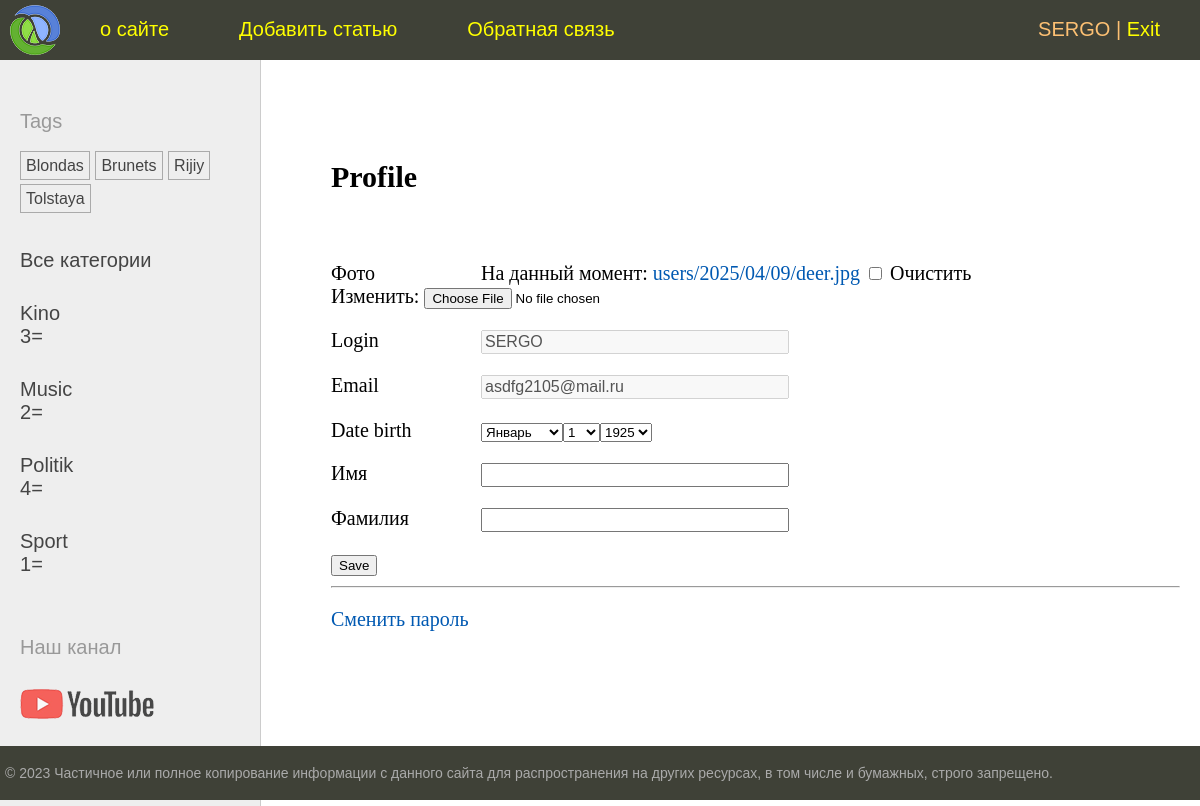
/profile/ (signed in), run on the app's committed database.
### users/models.py (models this page shows)
class User(AbstractUser):
    photo=models.ImageField(upload_to="users/%Y/%m/%d",
                blank=True,null=True,verbose_name="Фото")
    date_birth=models.DateTimeField(blank=True,
                null=True,verbose_name="Дата рождения")

### women/models.py (models this page shows, shortened)
class TagPost(models.Model):
    tag=models.CharField(max_length=100, db_index=True)
    slug=models.SlugField(max_length=100, db_index=True, unique=True)
    def get_absolute_url(self):
        return reverse('women:tag', kwargs={'tag_slug':self.slug})

class Category(models.Model):
    name=models.CharField(max_length=100, db_index=True, verbose_name='Название')
    slug=models.SlugField(max_length=100, unique=True, db_index=True)
    class Meta:
        verbose_name='Категорию'
        verbose_name_plural='Категории'
    def get_absolute_url(self):
        return reverse('women:show_category', kwargs={'cat_slug':self.slug})

### users/views.py (the view, shortened to what this page needs)
# urls.py: path("profile/", views.ProfileUser.as_view(), name="profile"),
class ProfileUser(
    LoginRequiredMixin, UpdateView
):  # LoginRequiredMixin-доступ к профилю у авторизованных
    model = get_user_model()
    form_class = ProfileUserForm
    template_name = "users/profile.html"
    extra_context = {
        "title": "Профиль пользователя",
        "default_image":settings.DEFAULT_USER_IMAGE,
        }
    def get_object(self, queryset=None):
        return self.request.user

### users/forms.py
class ProfileUserForm(forms.ModelForm):
    username=forms.CharField(disabled=True,label="Login",widget=forms.TextInput(attrs={'class':'form-input'}))
    email=forms.CharField(disabled=True,label="Email",widget=forms.TextInput(attrs={'class':'form-input'}))
    this_year=datetime.date.today().year
    date_birth=forms.DateField(widget=forms.SelectDateWidget(years=tuple(range(this_year-100, this_year-5))))
    class Meta:
        model = get_user_model()
        fields=['photo','username','email','date_birth','first_name','last_name']
        labels={
            'first_name':'Имя',
            'last_name':'Фамилия',
        }
        widgets={
            'first_name':forms.TextInput(attrs={'class':'form-input'}),
            'last_name':forms.TextInput(attrs={'class':'form-input'}),
        }

### users/context_processors.py (called while the page is built)
def get_women_context(request):
    return {'mainmenu':menu2}

### women/templatetags/women_tags.py (called while the page is built)
@register.inclusion_tag("women/list_categories.html")
def show_categories(cat_selected=0):
    cats=Category.objects.annotate(total=Count('posts')).filter(total__gt=0)
    return {"cats":cats, "cat_selected":cat_selected}

@register.inclusion_tag("women/list_tags.html")
def show_all_tags():
    return {"tags":TagPost.objects.annotate(total=Count("tags")).filter(total__gt=0)}

### users/templates/users/profile.html (shortened to what this page needs)
{% extends "base.html" %}
{% block content %}
    <h2>Profile</h2>
    <form action=""method="post"enctype="multipart/form-data">
        {% if user.photo %}
            <p><img src="{{user.photo.url}}" alt=""></p>
        {% else %}
            {%comment%}<p><img src="/media/users/default.jpg" alt=""></p>{%endcomment%}
            <p><img src="{{default_image}}" alt=""></p>
        {% endif %}
        <form action=""method='post'enctype="multipart/form-data">
            {% for f in form %}
            <p><label for="{{f.id_for_label}}"class='form-label'>{{f.label}}</label>{{f}}</p>
            {% endfor %}
            <button type='submit'>Save</button>
        </form>
    </form>
    <hr>
    <p><a href="{% url 'users:password_change' %}">Сменить пароль</a></p>
{% endblock %}

### templates/base.html (shortened to what this page needs)
{% load static %}
{% load women_tags %}
<!DOCTYPE html>
<html lang="en">
<head>
    <link type="text/css"rel="stylesheet" href="{% static 'women/css/styles.css' %}">
</head>
<body>
    <table class="table-page" border=0 cellpadding="0" cellspacing="0">
    <tr><td valign=top>
    {% block mainmenu %}
        <div class="header">
            <ul id="mainmenu" class="mainmenu">
                <li class="logo"><a href="{% url 'women:index' %}"><div class="logo"></div></a></li>
                {% for m in mainmenu %}
                        <li><a href="{% url m.url_name %}"style="color:yellow">{{m.title}}</a></li>
                {% endfor %}
                {% if user.is_authenticated %}
                    <li class='last'><a href="{% url 'users:profile' %}">{{user.username}}</a> | <a href="{% url 'users:logout_user' %}"style="color:yellow">Exit</a></li>
                {% else %}
                    <li class='last'><a href="{% url 'users:login_user' %}"style="color:yellow">Войти</a> | <a href="{% url 'users:register' %}">Registration</a></li>
                {% endif %}
            </ul>
        </div>
    {% endblock mainmenu %}
    <table class="table-content" border=0 cellpadding="0" cellspacing="0">
    <tr>
        <td valign="top" class="left-chapters">
        <ul id="leftchapters">
            <li>{% show_all_tags %}</li>
            {% if cat_selected == 0 %}
            <li class="selected">Все категории</li>
            {% else %}
            <li><a href="{% url 'women:index' %}">Все категории</a></li>
            {% endif %}
            {% show_categories cat_selected %}
            <li class="share">
            <p>Наш канал</p>
            <a class="share-yt" href="https://www.youtube.com/channel/UClJzWfGWuGJL2t-3dYKcHTA/playlists" target="_blank" rel="nofollow"></a>
            </li>
        </ul>
    </td>
    <td valign="top" class="content">
        <div class="content-text">
    {% block content %}
    {% endblock %}
        </div>
    </td></tr></table>
    </td></tr>
    <tr><td valign=top>
        <div id="footer">
            <p>&copy; 2023 Частичное или полное копирование информации с данного сайта для распространения на других ресурсах, в том числе и бумажных, строго запрещено.</p>
        </div>
    </td></tr></table>
    </body>
    </html>

### women/templates/women/list_tags.html
{% if tags %}
    <p>Tags</p>
    <ul class='tags-list'>
        {% for t in tags %}
            <li><a href="{{t.get_absolute_url}}">{{t.tag}}</a></li>
        {% endfor %}
    </ul>
{% endif %}

### women/templates/women/list_categories.html (shortened to what this page needs)
{% for cat in cats %}
    {% if cat.id == cat_selected %}
        {{cat.id}}={{cat_selected}}
        <li class="selected">LIST: {{cat.name}}</li>
    {% else %}
        <li><a href="{{cat.get_absolute_url}}">{{cat.name}}</a></li>
        {{cat.id}}={{cat_selected}}
    {% endif %}
{% endfor %}

### women/static/women/css/styles.css (style rules this page uses)
html, body { font-family: 'Arial'; margin: 0; padding: 0; height: 100%; width: 100%; color: #444; }
a { color: #0059b2; text-decoration: none; }
.table-page { width: 100%; height: 100%; vertical-align: top; }
.table-page tr { height: 100%; }
.header { background: #3F4137; height: 60px; }
.logo { background: url('../images/logo.png') no-repeat 10px 5px; width: 70px; height: 60px; }
ul.mainmenu { list-style: none; margin: 0; padding: 0; height: 60px; color: #fdc073; font-size: 20px; overflow: hidden; }
ul.mainmenu li { float: left; margin: 18px 40px 0 30px; }
ul.mainmenu li.logo { margin: 0; }
ul.mainmenu li.last { float: right; }
ul.mainmenu li a { color: #fdc073; text-decoration: none; }
.table-content { width: 100%; min-height: 100%; height: 100%; }
.left-chapters { margin: 0; background: #eee; border-right: 1px solid #ccc; }
.left-chapters ul { width: 230px; margin: 0; padding: 20px 10px 10px 20px; list-style: none; font-size: 20px; }
.left-chapters ul li { margin: 30px 0 0 0; color: #999; }
.left-chapters ul li a { color: #444; text-decoration: none; }
.left-chapters ul li.share { margin: 60px 0 0 0; }
.left-chapters ul li.share p { margin: 30px 0 30px 0; }
.left-chapters ul li.share a { display: inline-block; width: 40px; height: 40px; margin: 0 20px 0 0; }
.left-chapters ul li.share a.share-yt { width: 100%; height: 30px; background: url('../images/share_yt.png') no-repeat 0 0 }
ul.tags-list { width: 100%; margin: 0; padding: 0; list-style: none; }
ul.tags-list li { margin: 0; padding: 0 0 10px; display: inline-block; }
ul.tags-list li a { padding: 5px; font-size: 16px; border: 1px solid #aaa; }
.content { padding: 40px 20px 20px 40px; width: 100%; box-sizing: border-box; }
.content-text { margin: 60px 0 0 30px; color: #000; font-size: 20px; font-family: Yandex Sans Display Light; }
#footer { box-sizing: border-box; background: #3F4137; padding: 5px; color: #aaa; font-size: 14px; font-family: Verdana, Geneva, Arial, Helvetica; text-align: left; overflow: hidden; }
.form-input { width: 300px; font-size: 16px; }
.form-label { display: inline-block; min-width: 150px; vertical-align: top; }

### data on the page
User: username "SERGO", form "SERGO" "asdfg2105@mail.ru"
TagPost: tag "Blondas"
TagPost: tag "Brunets"
TagPost: tag "Rijiy"
TagPost: tag "Tolstaya"
Category: name "Kino", id "3"
Category: name "Music", id "2"
Category: name "Politik", id "4"
Category: name "Sport", id "1"

### other printed values
{{ m.title }} "о сайте" "Добавить статью" "Обратная связь"
{{ f.label }} "Фото" "Login" "Email" "Date birth" "Имя" "Фамилия"
